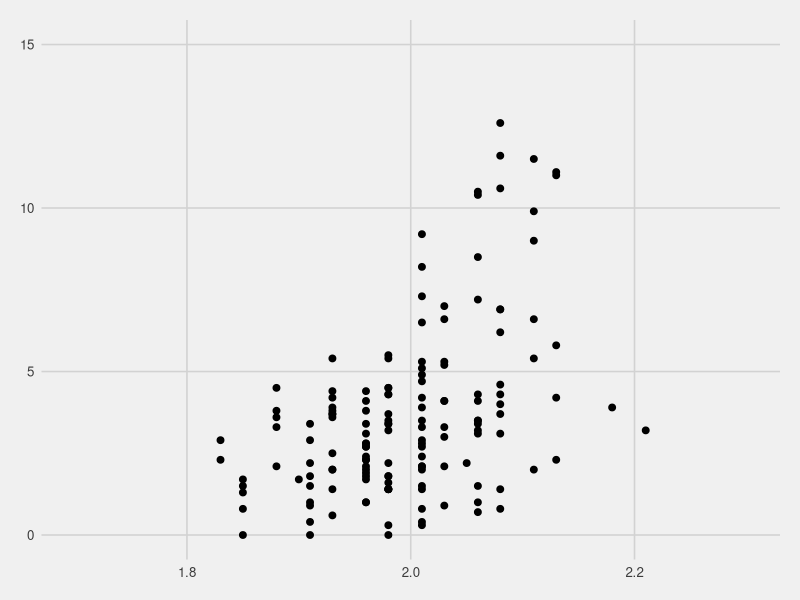
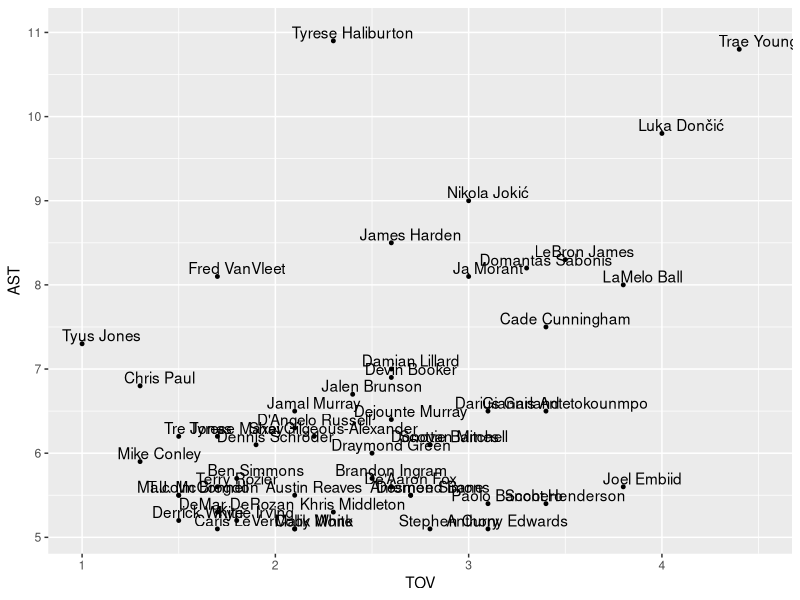

Write R code to recreate these figures, in order. (Note: this script raises an error after producing the figures.)
## ---- chunk 1

library(ggplot2)
library(tidyverse)
library(dslabs)
library(ggthemes)

# Veri setini yükleme
veri <- read.csv(file = "NBA_Dataset_yeni.csv", head = TRUE, sep = ",")
boy_veri <- veri[1:150,]

#veriyi AST sütununa göre sıralama
rebounds_data <- veri[order(veri$TRB, decreasing = TRUE),]

#TRB sütununa göre sıralanan veriden ilk 50sini alma
rebounds_top50 <- rebounds_data[1:50,]
TRB <- rebounds_data[,c("Player", "TRB")]
Height <- rebounds_data[,c("Player", "Height")]

#print(TRB,row.names = FALSE)



boy_veri |> ggplot()+ geom_point(aes(x = Height, y = TRB), size = 2)+ scale_x_continuous(limits = c(1.7, 2.3)) +scale_y_continuous(limits = c(0, 15)) + theme_fivethirtyeight()

## ---- chunk 2

# Veri seti daha önce yüklendiği için tekrar yüklemeye gerek yok.

library(stringr)
library(tidyverse)
library(ggplot2)
library(dslabs)
library(ggthemes)

#veriyi AST sütununa göre sıralama
assists_data <- veri[order(veri$AST, decreasing = TRUE),]

#AST sütununa göre sıralanan veriden ilk 50sini alma
assists_top50 <- assists_data[1:50,]
AST <- assists_top50[,c("Player", "AST")] #en çok asist yapan 50 oyuncunun vektörü
TOV <- assists_top50[,c("Player", "TOV")] #en çok asist yapan 50 oyuncunun, top kaybı istatistiklerinin vektörü

#print(AST,row.names = FALSE)
#print(TOV,row.names = FALSE)

assists_top50 |> ggplot(aes(x = TOV, y = AST, label = Player)) + 
  geom_point(size = 1) + 
  geom_text (nudge_x = 0.1, nudge_y = 0.1 )

assists_top10 <- assists_top50 %>% top_n(10, AST)
print (assists_top10)

## ---- chunk 3

# Veri seti daha önce yüklendiği için tekrar yüklemeye gerek yok.

library(stringr)
library(tidyverse)
library(ggplot2)
library(dslabs)
library(ggthemes)

veri_ast_to_ratio <- veri %>% mutate(AT_Ratio = AST / TOV)

#veriyi A/TO sütununa göre sıralama
a_to_ratio_data <- veri_ast_to_ratio[order(veri$AT_Ratio, decreasing = TRUE),]

#AST sütununa göre sıralanan veriden ilk 50sini alma
a_to_ratio_top50 <- a_to_ratio_data[1:50,]
A/TO <- a_to_ratio_top50[,c("Player", "A/TO")] #en iyi Asist/Top Kaybı oranına sahip 50 oyuncu
AGE <- assists_top50[,c("Player", "Age")] #en iyi Asist/Top Kaybı oranına sahip 50 oyuncunun, yaş istatistiklerinin vektörü

#print(A/TO,row.names = FALSE)
#print(Age,row.names = FALSE)

a_to_ratio_top50 |> ggplot(aes(x = Age, y = AT_Ratio, label = Player)) + 
  geom_point(size = 1) + 
  geom_text (nudge_x = 0.1, nudge_y = 0.1 )

a_to_ratio_top10 <- a_to_ratio_top50 %>% top_n(10, A/TO)
print (a_to_ratio_top10)

## ---- chunk 4

# Veri seti daha önce yüklendiği için tekrar yüklemeye gerek yok.

library(stringr)
library(tidyverse)
library(ggplot2)
library(dslabs)
library(ggthemes)

#veriyi PTS sütununa göre sıralama
pts_data <- veri[order(veri$PTS, decreasing = TRUE),]

#PTS sütununa göre sıralanan veriden ilk 50sini alma
pts_top50 <- pts_data[1:50,]
PTS <- pts_top50[,c("Player", "AST")] #en çok sayi atan 50 oyuncunun vektörü
AGE <- pts_top50[,c("Player", "Age")] #en çok sayi 50 oyuncunun, yas istatistiklerinin vektörü

#print(PTS,row.names = FALSE)
#print(AGE,row.names = FALSE)

pts_top50 |> ggplot(aes(x = Age, y = PTS, label = Player)) + 
  geom_point(size = 1) 
